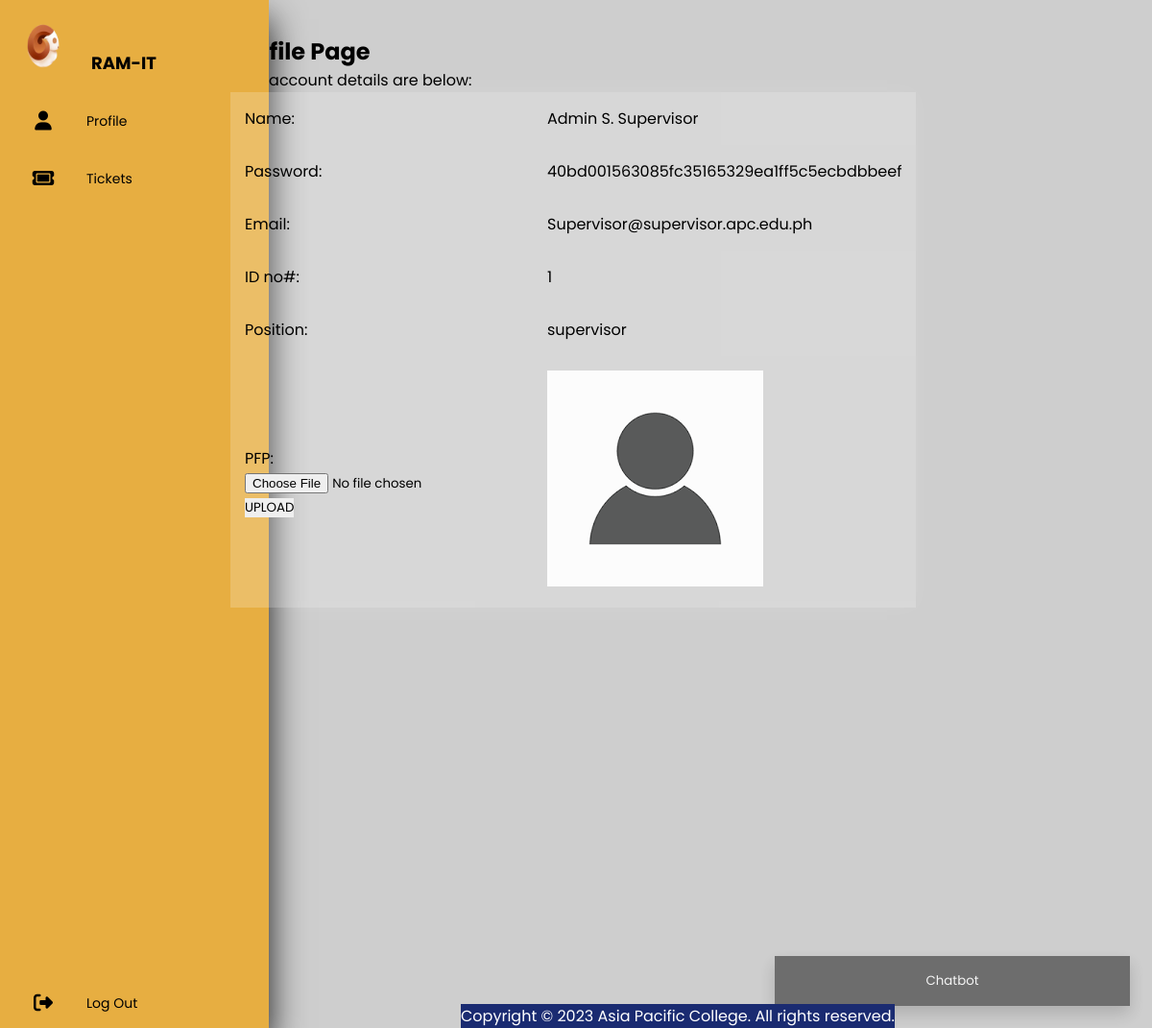
Page /profile.php (signed in) on the committed database.
### tables this page shows
CREATE TABLE `accounts` (
  `id` int(50) NOT NULL,
  `email` varchar(100) NOT NULL,
  `pswd` varchar(100) NOT NULL,
  `fname` varchar(100) NOT NULL,
  `mname` varchar(100) NOT NULL,
  `lname` varchar(100) NOT NULL,
  `pstion` varchar(25) NOT NULL,
  `filename` varchar(100) NOT NULL
);

### code/components/isset.php (called while the page is built, shortened)
<?php
$DATABASE_HOST = 'localhost';
$DATABASE_USER = 'root';
$DATABASE_PASS = '';
$DATABASE_NAME = 'ramit';
$con = mysqli_connect($DATABASE_HOST, $DATABASE_USER, $DATABASE_PASS, $DATABASE_NAME);
$stmt = $con->prepare('SELECT pswd, email, fname, mname, lname, pstion, filename FROM accounts WHERE id = ?');
$stmt->bind_param('i', $_SESSION['id']);
$stmt->execute();
$stmt->bind_result($pswd, $email, $fname, $mname, $lname, $pstion, $filename);
?>

### profile.php (the view, shortened to what this page needs)
<?php
require 'code/components/isset.php';
?>
<!DOCTYPE html>
<html>
<head>
<link href="code/css/body&nav.css" rel="stylesheet" type="text/css">
<link href="code/css/table.css" rel="stylesheet" type="text/css">
<link rel="stylesheet" href="https://cdnjs.cloudflare.com/ajax/libs/font-awesome/6.2.1/css/all.min.css"/>
</head>
<body >
<?php require 'code/components/nav.php';?>
    <div>
    <h2 class='profiletitle'>Profile Page</h2>
    </div>
    <div class="content">
        <div>
            <p>Your account details are below:</p>
            <table>
                <tr>
                    <td>Name:</td>
                    <td><?=$_SESSION['fname']?> <?=$_SESSION['mname']?> <?=$_SESSION['lname']?></td>
                </tr>
                <tr>
                    <td>Password:</td>
                    <td><?=sha1($pswd)?></td>
                </tr>
                <tr>
                    <td>Email:</td>
                    <td><?=$email?></td>
                </tr>
                <tr>
                    <td>ID no#:</td>
                    <td><?=$_SESSION['id']?></td>
                </tr>
                <tr>
                    <td>Position:</td>
                    <td><?=$pstion?></td>
                </tr>
                <tr>
                    <td>PFP:<?php require 'code/components/pfpu.php';?></td>
                    <td><img src="./img/<?php echo $filename; ?>"></td>
                </tr>
            </table>
        </div>
    </div>
    <?php require "cb.php";?>
    <footer>
			<div class="footer">
				<p>Copyright © 2023 Asia Pacific College. All rights reserved.</p>
			</div>
	</footer>
</body>
</html>

### code/css/body&nav.css (style rules this page uses)
* { margin: 0; padding: 0; outline: none; border: none; text-decoration: none; box-sizing: border-box; font-family: "Poppins", sans-serif; }
body { background: #cecece; }
.content { width: 800px; height: 1000px; margin-left: 20%; margin-top: 0%; }
.profiletitle { margin-left: 20%; margin-top: 3%; }
footer { text-align: center; position: fixed; bottom: 0; left: 40%; background-color: #1a2b71; color: white; }

### code/css/table.css (style rules this page uses)
table { width: 10px; border-collapse: collapse; overflow: hidden; box-shadow: 0 0 20px rgba(255, 255, 255, 0.1); }
th, td { padding: 15px; background-color: rgba(255, 255, 255, 0.2); color: rgb(0, 0, 0); }
tbody td { position: relative; }

### code/css/cbcollapse.css (style rules this page uses)
body { font-family: Arial, Helvetica, sans-serif; }
* { box-sizing: border-box; }

### rows in the picture
accounts: pswd "40bd001563085fc35165329ea1ff5c5ecbdbbeef", email "Supervisor@supervisor.apc.edu.ph", pstion "supervisor"

### other values in the picture
$_SESSION['fname'] "Admin"
$_SESSION['mname'] "S."
$_SESSION['lname'] "Supervisor"
$_SESSION['id'] "1"
